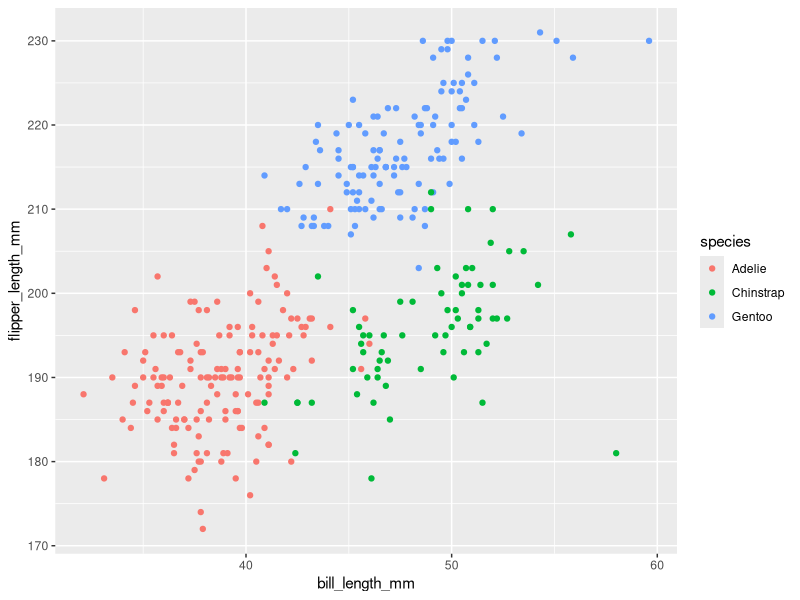
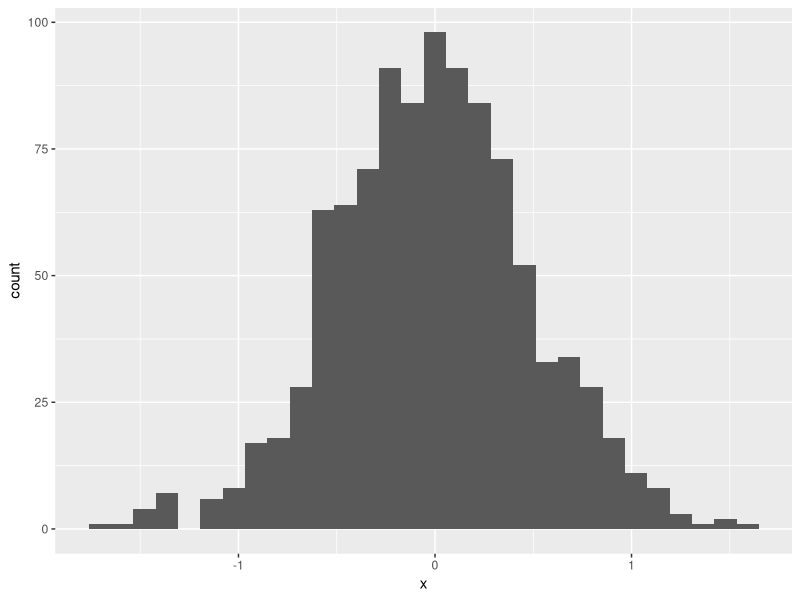
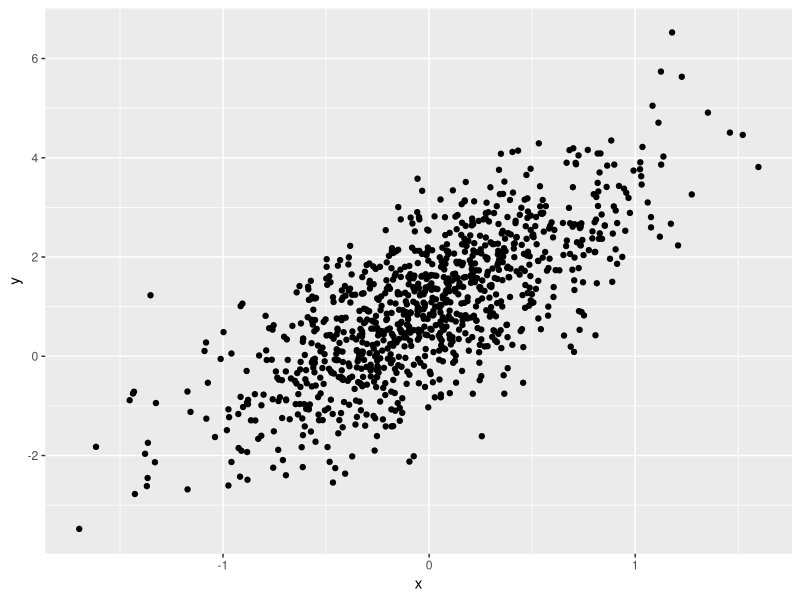
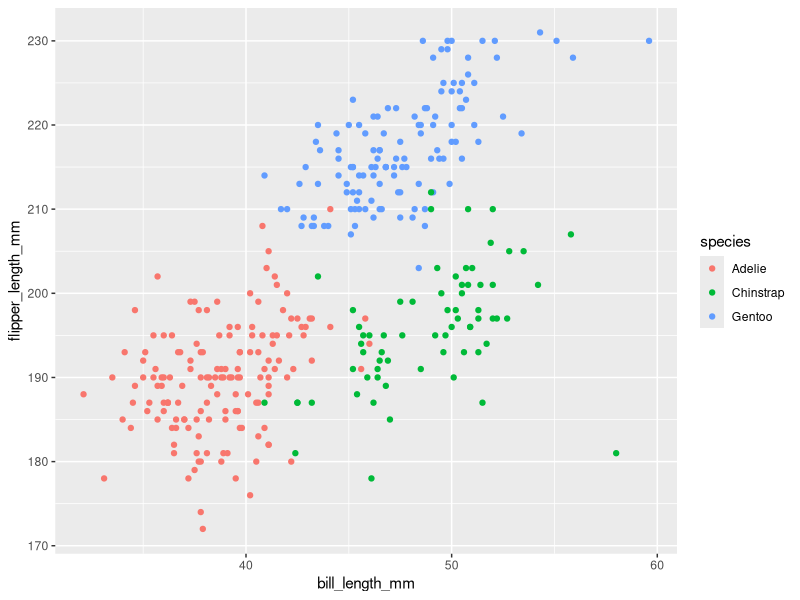

The R source for these figures, in order:
## ---- chunk 1
data("penguins", package = "palmerpenguins")
penguins

nrow(penguins)

ncol(penguins)

df = penguins

mean (df$flipper_length_mm, na.rm = TRUE)

## ---- chunk 2
library(tidyverse)
scatterplot = ggplot(penguins, aes(x = bill_length_mm,
                                   y = flipper_length_mm, 
                                   col = species)) + geom_point()

scatterplot

ggsave("HW1scatterplot.pdf", plot = scatterplot )
## ---- chunk 3
library(tidyverse)

Data_frame = tibble(
  vec_norm = rnorm(10),
  vec_logical = vec_norm>0,
  vec_char = c("a", "b", "c", "a", "b", "c", "a", "b", "c", "d"),
  vec_factor = factor(c("low", "medium", "high", "low", "medium", "high",
                        "low", "medium", "high", "low"), levels= c( "low", "medium", "high"))

)
  
## ---- chunk 4

mean(pull(Data_frame, vec_norm))
mean(pull(Data_frame, vec_logical))
mean(pull(Data_frame, vec_char))
mean(pull(Data_frame, vec_factor))
     
## ---- chunk 5

as.numeric(pull(Data_frame, vec_norm))
as.numeric(pull(Data_frame, vec_logical))
as.numeric(pull(Data_frame, vec_char))
as.numeric(pull(Data_frame, vec_factor))

## ---- chunk 6
set.seed(1234)

plot_df = tibble(
  x = rnorm(1000, sd = .5),
  y = 1 + 2 * x + rnorm(1000)
)
## ---- chunk 7
ggplot(plot_df, aes(x = x)) + geom_histogram()
## ---- chunk 8
ggplot(plot_df, aes(x = x, y = y)) + geom_point()
